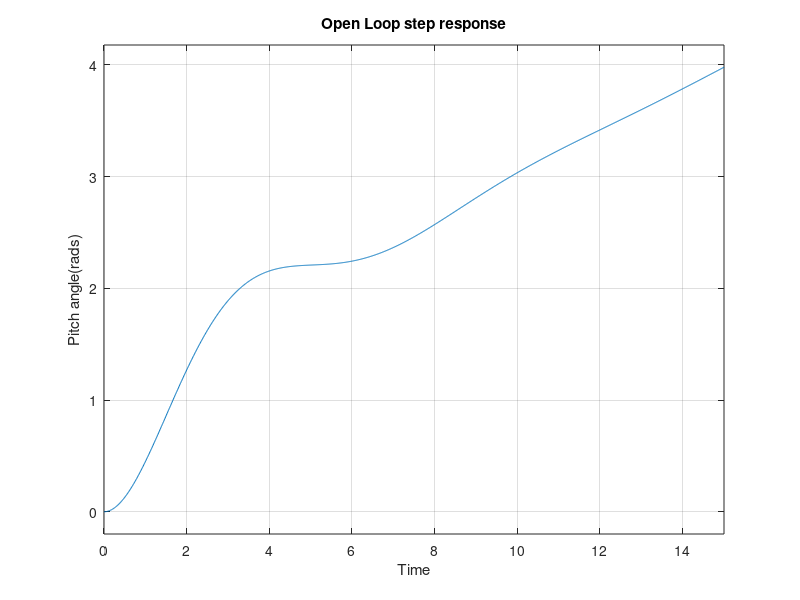

Write MATLAB code to recreate this figure. (Note: this script raises an error after producing the figure.)
%% State Space representation
A=[-0.313 56.7 0; -0.0139 -0.426 0; 0 56.7 0];
B=[0.232; 0.0203; 0];
C=[0 0 1];
D=[0];
state_space=ss(A,B,C,D) %State Space representation of system
%% Open Loop Transfer Function and Analysis
[num,den]=ss2tf(A,B,C,D,1); %To convert state space model to transfer function
open_loop_tf=tf(num,den)
t=[0:0.01:15];
figure(1);
subplot(2,1,1);
impulse(open_loop_tf,t); %Computing open loop impulse response
xlabel('Time');
ylabel('Pitch angle(rads)');
title('Open Loop impulse response');
subplot(2,1,2);
step(open_loop_tf,t); %Computing open loop step response
xlabel('Time');
ylabel('Pitch angle(rads)');
title('Open Loop step response');
figure(2);
pzplot(open_loop_tf);
%% Closed Loop Response
pole(open_loop_tf)
sys_cl = feedback(open_loop_tf,1)
figure(3);
subplot(2,1,1);
impulse(sys_cl); %Computing closed loop Impulse response
xlabel('Time');
ylabel('Pitch angle(rads)');
title('Closed Loop Impulse response');
subplot(2,1,2);
step(sys_cl); %Computing closed loop Step response
xlabel('time');
ylabel('pitch angle (rad)');
title('Closed-loop Step Response');
poles = pole(sys_cl);
zeros = zero(sys_cl);
s = tf('s');
R = 1/s;
Y = zpk(sys_cl*R);
%[r,p,k] = residue([1.151 0.1774],[1 0.739 2.072 0.1774 0])
%[num,den] = residue(r(1:2),p(1:2),k);
%tf(num,den)
%% PID Controller Design
controlSystemDesigner(open_loop_tf)
%% Controllability & Observability
A = [-0.313 56.7 0; -0.0139 -0.426 0; 0 56.7 0];
B = [0.232; 0.0203; 0];
C = [0 0 1];
D = [0];
co = ctrb(A,B);
Controllability = rank(co)
%% LQR method
p = 590;
Q = p*C'*C
R = 1;
[K] = lqr(A,B,Q,R)
Nbar = rscale(A,B,C,D,K)
sys_cl_1 = ss(A-B*K, B*Nbar, C, D)
figure(4);
subplot(2,1,1);
step(sys_cl_1);
ylabel('pitch angle (rad)');
xlabel('Time(sec)');
title('Closed-Loop Step Response: LQR with Precompensation');
%% Digital Control System
sys_ss = ss(A,B,C,D);
Ts = 1/100;
sys_d = c2d(sys_ss,Ts,'zoh')
%% Controllability of Digital Sysstem
co = ctrb(sys_d);
Controllability = rank(co) % Controllability of digital system
%% LQR Method for Digital Control System
A = sys_d.a;
B = sys_d.b;
C = sys_d.c;
D = sys_d.d;
p = 50;
Nbar_d = 6.95;
Q = p*C'*C
R = 1;
[K] = dlqr(A,B,Q,R)
time = 0:0.01:10;
theta_des = 0.2*ones(size(time));
sys_cl_d = ss(A-B*K,B*Nbar_d,C,D,Ts);
[y,t] = lsim(sys_cl_d,theta_des);
figure(4);
subplot(2,1,2);
stairs(t,y)
xlabel('time (sec)');
ylabel('pitch angle (rad)');
title('Closed-Loop Step Response: DLQR with Precompensation');
%% R-scale function
function[Nbar]=rscale(a,b,c,d,k)
% Given the single-input linear system:
%       .
%       x = Ax + Bu
%       y = Cx + Du
% and the feedback matrix K,
% the function rscale(sys,K) or rscale(A,B,C,D,K)
% finds the scale factor N which will
% eliminate the steady-state error to a step reference
% for a continuous-time, single-input system
% with full-state feedback using the schematic below:
%
%                         /---------\
%      R         +     u  | .       |
%      ---> N --->() ---->| X=Ax+Bu |--> y=Cx ---> y
%                -|       \---------/
%                 |             |
%                 |<---- K <----|
%
error(nargchk(2,5,nargin));
% --- Determine which syntax is being used ---
nargin1 = nargin;
if (nargin1==2),	% System form
    [A,B,C,D] = ssdata(a);
    K=b;
elseif (nargin1==5), % A,B,C,D matrices
    A=a; B=b; C=c; D=d; K=k;
else error('Input must be of the form (sys,K) or (A,B,C,D,K)')
end;
% compute Nbar
s = size(A,1);
Z = [zeros([1,s]) 1];
N = inv([A,B;C,D])*Z';
Nx = N(1:s);
Nu = N(1+s);
Nbar=Nu + K*Nx;
end